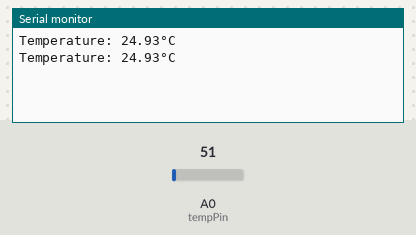
The sketch below on a simulated Arduino Uno, built with avr-gcc and run on an emulated ATmega328P. Shown: the last lines printed to the serial monitor. The test bench sets the inputs (shaded band); at power-on: A0 (tempPin) = 51.

Above: at 1.8 s.
1.9 s: A0 (tempPin) set to 61
At 2.3 s:
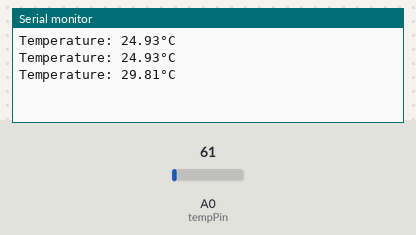
3.4 s: A0 (tempPin) set to 71
At 4.8 s:
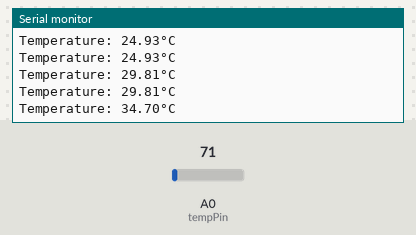
Timing chart, 0 to 6.4 s (numbered marks = the images above; inputs shaded):
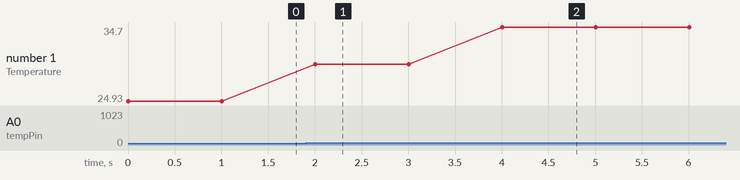

The sketch:

LM35.ino
```cpp
const int tempPin = A0; // Analog input pin for the LM35 sensor

void setup()
{
    Serial.begin(9600); // Initialize serial communication for debugging
}

void loop()
{
    // Read the analog value from the LM35
    int sensorValue = analogRead(tempPin);

    // Convert the analog value to temperature in Celsius
    float temperature = (sensorValue * 0.48876);

    // Print the temperature to the serial monitor
    Serial.print("Temperature: ");
    Serial.print(temperature);
    Serial.println("°C");

    delay(1000); // Delay for smoother serial output
}
```

Measured:
- after the input at 1.9 s, the serial monitor: prints a new line after 0.10 s (image 1)
- after the input at 3.4 s, the serial monitor: prints a new line after 0.60 s (image 2)
- plotted number 1: 24.93 → 29.81 after the input at 1.9 s, 29.81 → 34.7 after the input at 3.4 s
